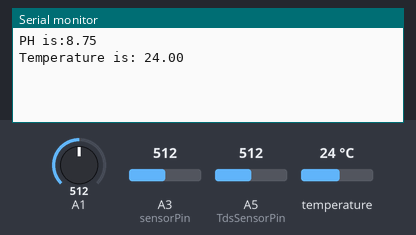
A sketch run on a simulated Arduino Uno, built with avr-gcc and run on an emulated ATmega328P. On the bench: the last lines printed to the serial monitor. Inputs (shaded band) come from the test bench; at power-on: temperature 24 °C, A1 = 512, A3 (sensorPin) = 512, A5 (TdsSensorPin) = 512.

Above: at 1.2 s.
1.3 s: temperature set to 12 °C
At 2.5 s:
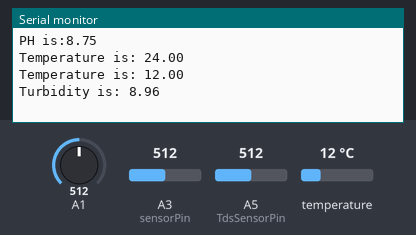
9.0 s: A1 set to 716
At 10.1 s:
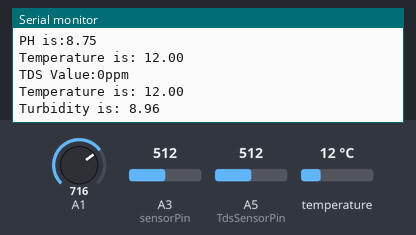
10.5 s: A3 (sensorPin) set to 716
12.0 s: A5 (TdsSensorPin) set to 30
13.5 s: temperature set to 19 °C
At 13.5 s:
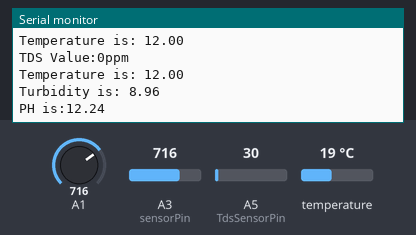
15.0 s: A5 (TdsSensorPin) set to 50
At 15.0 s:
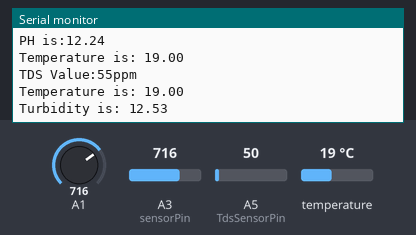
Timing chart, 0 to 17.5 s (numbered marks = the images above; inputs shaded):
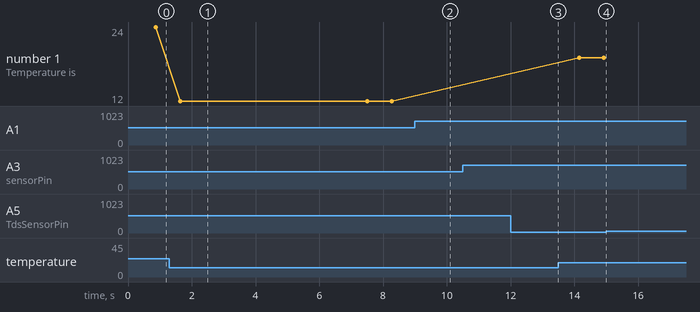

Measured:
- after the input at 1.3 s, the serial monitor: prints a new line after 0.33 s (image 1)
- plotted number 1: 24 → 12 after the input at 1.3 s, 12 → 19 after the input at 13.5 s

The sketch:

Arduino.ino
```cpp
#include<SoftwareSerial.h>
#include <ArduinoJson.h>  //for json

SoftwareSerial SUART(2, 3); //SRX=Dpin-2; STX-DPin-3

//for pH sensor
unsigned long int avgValue;  //Store the average value of the sensor feedback
float b;
int buf[10],temp;

//for ds18b20 temp probe
#include <OneWire.h>
#include <DallasTemperature.h>
#define ONE_WIRE_BUS 8
OneWire oneWire(ONE_WIRE_BUS);
DallasTemperature sensors(&oneWire);

//for tds sensor
#define TdsSensorPin A5
#define VREF 5.0              // analog reference voltage(Volt) of the ADC
#define SCOUNT  30            // sum of sample point

// median filtering algorithm
int getMedianNum(int bArray[], int iFilterLen){
  int bTab[iFilterLen];
  for (byte i = 0; i<iFilterLen; i++)
  bTab[i] = bArray[i];
  int i, j, bTemp;
  for (j = 0; j < iFilterLen - 1; j++) {
    for (i = 0; i < iFilterLen - j - 1; i++) {
      if (bTab[i] > bTab[i + 1]) {
        bTemp = bTab[i];
        bTab[i] = bTab[i + 1];
        bTab[i + 1] = bTemp;
      }
    }
  }
  if ((iFilterLen & 1) > 0){
    bTemp = bTab[(iFilterLen - 1) / 2];
  }
  else {
    bTemp = (bTab[iFilterLen / 2] + bTab[iFilterLen / 2 - 1]) / 2;
  }
  return bTemp;
}

//for turbidity sensor
const int sensorPin = A3;           // Analog pin connected to the sensor
const float conversionFactor = 0.0175;  // Conversion factor to convert sensor value to NTU


void setup()
{
  Serial.begin(115200); //enable Serial Monitor
  SUART.begin(115200); //enable SUART Port
  pinMode(sensorPin,INPUT) ;
sensors.begin();
    //for tds
    pinMode(TdsSensorPin,INPUT);
}

void loop() {
StaticJsonDocument<256> doc;
  JsonObject data = doc.to<JsonObject>();

//  json test***

  data["pH"]=pHvalue();
  data["tds"]=tdsVal();
  data["temperature"]=tempValue();
  data["turbidity"]=turbidityVal();

serializeJson(doc, SUART);
  doc.clear();
  delay(5000);

}


float pHvalue()
{
for(int i=0;i<10;i++)       //Get 10 sample value from the sensor for smooth the value
  {
    buf[i]=analogRead(A1);
    delay(10);
  }
  for(int i=0;i<9;i++)        //sort the analog from small to large
  {
    for(int j=i+1;j<10;j++)
    {
      if(buf[i]>buf[j])
      {
        temp=buf[i];
        buf[i]=buf[j];
        buf[j]=temp;
      }
    }
  }
  avgValue=0;
  for(int i=2;i<8;i++)                      //take the average value of 6 center sample
    avgValue+=buf[i];
  float phValue=(float)avgValue*5.0/1024/6; //convert the analog into millivolt
  phValue=3.5*phValue;                      //convert the millivolt into pH value
  Serial.print("PH is:");
  Serial.println(phValue,2);
  return phValue ;
  delay(5000);
}


float tempValue()
{
 sensors.requestTemperatures();
 Serial.print("Temperature is: ");
 float temp=sensors.getTempCByIndex(0);
 Serial.println(temp);
 return temp;
 delay(5000);
}


float tdsVal()
{

int analogBuffer[SCOUNT];     // store the analog value in the array, read from ADC
int analogBufferTemp[SCOUNT];
int analogBufferIndex = 0;
int copyIndex = 0;

float averageVoltage = 0;
float tdsValue = 0;
float temperature = tempValue() ;       // current temperature for compensation

  static unsigned long analogSampleTimepoint = millis();
  if(millis()-analogSampleTimepoint > 40U){     //every 40 milliseconds,read the analog value from the ADC
    analogSampleTimepoint = millis();
    analogBuffer[analogBufferIndex] = analogRead(TdsSensorPin);    //read the analog value and store into the buffer
    analogBufferIndex++;
    if(analogBufferIndex == SCOUNT){
      analogBufferIndex = 0;
    }
  }

  static unsigned long printTimepoint = millis();
  if(millis()-printTimepoint > 800U){
    printTimepoint = millis();
    for(copyIndex=0; copyIndex<SCOUNT; copyIndex++){
      analogBufferTemp[copyIndex] = analogBuffer[copyIndex];

      // read the analog value more stable by the median filtering algorithm, and convert to voltage value
      averageVoltage = getMedianNum(analogBufferTemp,SCOUNT) * (float)VREF / 1024.0;

      //temperature compensation formula: fFinalResult(25^C) = fFinalResult(current)/(1.0+0.02*(fTP-25.0));
      float compensationCoefficient = 1.0+0.02*(temperature-25.0);
      //temperature compensation
      float compensationVoltage=averageVoltage/compensationCoefficient;

      //convert voltage value to tds value
      tdsValue=(133.42*compensationVoltage*compensationVoltage*compensationVoltage - 255.86*compensationVoltage*compensationVoltage + 857.39*compensationVoltage)*0.5;

      //Serial.print("voltage:");
      //Serial.print(averageVoltage,2);
      //Serial.print("V   ");
      Serial.print("TDS Value:");
      Serial.print(tdsValue,0);
      Serial.println("ppm");
            return tdsValue;
 delay(5000);
    }
  }
}


float turbidityVal()
{
  int sensorValue = analogRead(sensorPin);           // Read the sensor value
  float turbidity = sensorValue * conversionFactor;  // Convert the sensor value to NTU

  Serial.print("Turbidity is: ");
  Serial.println(turbidity, 2);   // Print turbidity with 2 decimal places
  return turbidity;
 delay(5000);
}

float round_to_dp( float in_value, int decimal_place )
{
  float multiplier = powf( 10.0f, decimal_place );
  in_value = roundf( in_value * multiplier )/ multiplier;
  return in_value;
}
```
